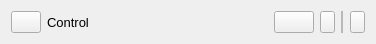
<?xml version="1.0" encoding="UTF-8"?>
<ui version="4.0">
 <class>Form</class>
 <widget class="QWidget" name="Form">
  <property name="geometry">
   <rect>
    <x>0</x>
    <y>0</y>
    <width>376</width>
    <height>44</height>
   </rect>
  </property>
  <property name="windowTitle">
   <string>Form</string>
  </property>
  <layout class="QHBoxLayout" name="horizontalLayout">
   <item>
    <widget class="QPushButton" name="PlotVisibility">
     <property name="sizePolicy">
      <sizepolicy hsizetype="Minimum" vsizetype="Minimum">
       <horstretch>0</horstretch>
       <verstretch>0</verstretch>
      </sizepolicy>
     </property>
     <property name="maximumSize">
      <size>
       <width>30</width>
       <height>16777215</height>
      </size>
     </property>
     <property name="cursor">
      <cursorShape>PointingHandCursor</cursorShape>
     </property>
     <property name="text">
      <string/>
     </property>
    </widget>
   </item>
   <item>
    <widget class="QLabel" name="ConditionLabel">
     <property name="font">
      <font>
       <pointsize>10</pointsize>
      </font>
     </property>
     <property name="text">
      <string>Control</string>
     </property>
    </widget>
   </item>
   <item>
    <widget class="QPushButton" name="PrimaryColor">
     <property name="sizePolicy">
      <sizepolicy hsizetype="Fixed" vsizetype="Fixed">
       <horstretch>0</horstretch>
       <verstretch>0</verstretch>
      </sizepolicy>
     </property>
     <property name="cursor">
      <cursorShape>PointingHandCursor</cursorShape>
     </property>
     <property name="text">
      <string/>
     </property>
    </widget>
   </item>
   <item>
    <widget class="QPushButton" name="EdgeColor">
     <property name="sizePolicy">
      <sizepolicy hsizetype="Fixed" vsizetype="Fixed">
       <horstretch>0</horstretch>
       <verstretch>0</verstretch>
      </sizepolicy>
     </property>
     <property name="maximumSize">
      <size>
       <width>15</width>
       <height>16777215</height>
      </size>
     </property>
     <property name="cursor">
      <cursorShape>PointingHandCursor</cursorShape>
     </property>
     <property name="text">
      <string/>
     </property>
    </widget>
   </item>
   <item>
    <widget class="Line" name="line">
     <property name="lineWidth">
      <number>0</number>
     </property>
     <property name="midLineWidth">
      <number>2</number>
     </property>
     <property name="orientation">
      <enum>Qt::Vertical</enum>
     </property>
    </widget>
   </item>
   <item>
    <widget class="QPushButton" name="pushButton">
     <property name="maximumSize">
      <size>
       <width>15</width>
       <height>16777215</height>
      </size>
     </property>
     <property name="cursor">
      <cursorShape>PointingHandCursor</cursorShape>
     </property>
     <property name="text">
      <string/>
     </property>
    </widget>
   </item>
  </layout>
 </widget>
 <resources/>
 <connections/>
</ui>
